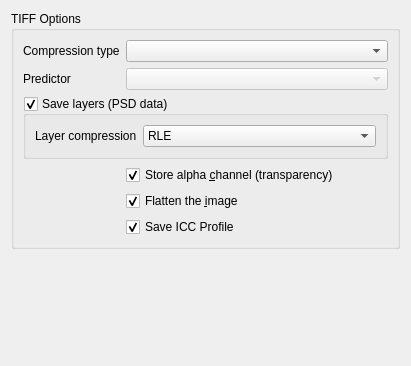
<?xml version="1.0" encoding="UTF-8"?>
<ui version="4.0">
 <author>
  SPDX-FileCopyrightText: 2021 L. E. Segovia &lt;amy@amyspark.me&gt;
  SPDX-License-Identifier: GPL-3.0-or-later
 </author>
 <class>KisWdgOptionsTIFF</class>
 <widget class="QWidget" name="KisWdgOptionsTIFF">
  <property name="geometry">
   <rect>
    <x>0</x>
    <y>0</y>
    <width>411</width>
    <height>366</height>
   </rect>
  </property>
  <property name="sizePolicy">
   <sizepolicy hsizetype="MinimumExpanding" vsizetype="MinimumExpanding">
    <horstretch>0</horstretch>
    <verstretch>0</verstretch>
   </sizepolicy>
  </property>
  <property name="minimumSize">
   <size>
    <width>411</width>
    <height>366</height>
   </size>
  </property>
  <property name="windowTitle">
   <string>TIFF Options</string>
  </property>
  <layout class="QVBoxLayout" name="verticalLayout">
   <item>
    <widget class="QGroupBox" name="tiffOptions">
     <property name="title">
      <string>TIFF Options</string>
     </property>
     <layout class="QFormLayout" name="formLayout">
      <item row="0" column="0">
       <widget class="QLabel" name="lblCompressionType">
        <property name="text">
         <string>Compression type</string>
        </property>
        <property name="wordWrap">
         <bool>false</bool>
        </property>
       </widget>
      </item>
      <item row="0" column="1">
       <widget class="QComboBox" name="kComboBoxCompressionType">
       </widget>
      </item>
      <item row="1" column="0">
       <widget class="QLabel" name="lblPredictor">
        <property name="text">
         <string comment="TIFF encoder options">Predictor</string>
        </property>
        <property name="wordWrap">
         <bool>false</bool>
        </property>
       </widget>
      </item>
      <item row="1" column="1">
       <widget class="QComboBox" name="kComboBoxPredictor">
        <property name="enabled">
         <bool>false</bool>
        </property>
        <property name="toolTip">
         <string>Using a predictor can improve the compression (mostly for LZW and deflate.)</string>
        </property>
        <property name="currentItem" stdset="0">
         <number>0</number>
        </property>
       </widget>
      </item>
      <item row="2" column="0" colspan="2">
       <widget class="QGroupBox" name="chkPhotoshop">
        <property name="title">
         <string>Save layers (PSD data)</string>
        </property>
        <property name="checkable">
         <bool>true</bool>
        </property>
        <layout class="QFormLayout" name="formLayout_5">
         <item row="0" column="0">
          <widget class="QLabel" name="label_4">
           <property name="text">
            <string>Layer compression</string>
           </property>
          </widget>
         </item>
         <item row="0" column="1">
          <widget class="QComboBox" name="kComboBoxPSDCompressionType">
           <property name="currentItem" stdset="0">
            <number>0</number>
           </property>
           <item>
            <property name="text">
             <string>RLE</string>
            </property>
           </item>
           <item>
            <property name="text">
             <string>ZIP</string>
            </property>
           </item>
          </widget>
         </item>
        </layout>
       </widget>
      </item>
      <item row="3" column="1">
       <widget class="QCheckBox" name="alpha">
        <property name="sizePolicy">
         <sizepolicy hsizetype="MinimumExpanding" vsizetype="Fixed">
          <horstretch>0</horstretch>
          <verstretch>0</verstretch>
         </sizepolicy>
        </property>
        <property name="minimumSize">
         <size>
          <width>277</width>
          <height>0</height>
         </size>
        </property>
        <property name="toolTip">
         <string>Disable to get smaller files if your image has no transparency</string>
        </property>
        <property name="whatsThis">
         <string>&lt;p&gt;The Portable Network Graphics (PNG) file format allows transparency in your image to be stored by saving an alpha channel.
You can uncheck the box if you are not using transparency and you want to make the resulting file smaller .&lt;br&gt;Always saving the alpha channel is recommended.&lt;/p&gt;</string>
        </property>
        <property name="text">
         <string>Store alpha &amp;channel (transparency)</string>
        </property>
        <property name="checked">
         <bool>true</bool>
        </property>
       </widget>
      </item>
      <item row="4" column="1">
       <widget class="QCheckBox" name="flatten">
        <property name="toolTip">
         <string>This option will merge all layers. It is advisable to check this option, otherwise other applications might not be able to read your file correctly.</string>
        </property>
        <property name="text">
         <string>Flatten the &amp;image</string>
        </property>
        <property name="checked">
         <bool>true</bool>
        </property>
       </widget>
      </item>
      <item row="5" column="1">
       <widget class="QCheckBox" name="chkSaveProfile">
        <property name="text">
         <string>Save ICC Profile</string>
        </property>
        <property name="checked">
         <bool>true</bool>
        </property>
       </widget>
      </item>
     </layout>
    </widget>
   </item>
   <item>
    <widget class="QStackedWidget" name="codecsOptionsStack">
     <property name="frameShape">
      <enum>QFrame::NoFrame</enum>
     </property>
     <property name="currentIndex">
      <number>0</number>
     </property>
     <widget class="QWidget" name="widget1">
      <layout class="QHBoxLayout">
       <property name="spacing">
        <number>0</number>
       </property>
       <property name="leftMargin">
        <number>0</number>
       </property>
       <property name="topMargin">
        <number>0</number>
       </property>
       <property name="rightMargin">
        <number>0</number>
       </property>
       <property name="bottomMargin">
        <number>0</number>
       </property>
       <item>
        <widget class="QFrame" name="frame4">
         <property name="frameShape">
          <enum>QFrame::NoFrame</enum>
         </property>
         <property name="frameShadow">
          <enum>QFrame::Plain</enum>
         </property>
        </widget>
       </item>
      </layout>
     </widget>
     <widget class="QWidget" name="widget2">
      <layout class="QHBoxLayout">
       <property name="spacing">
        <number>0</number>
       </property>
       <property name="leftMargin">
        <number>0</number>
       </property>
       <property name="topMargin">
        <number>0</number>
       </property>
       <property name="rightMargin">
        <number>0</number>
       </property>
       <property name="bottomMargin">
        <number>0</number>
       </property>
       <item>
        <widget class="QGroupBox" name="groupBoxJPEG">
         <property name="sizePolicy">
          <sizepolicy hsizetype="Minimum" vsizetype="Minimum">
           <horstretch>0</horstretch>
           <verstretch>0</verstretch>
          </sizepolicy>
         </property>
         <property name="title">
          <string>JPEG Compression Options</string>
         </property>
         <layout class="QFormLayout" name="formLayout_2">
          <item row="0" column="0">
           <widget class="QLabel" name="label">
            <property name="text">
             <string>Quality</string>
            </property>
            <property name="alignment">
             <set>Qt::AlignTop</set>
            </property>
            <property name="wordWrap">
             <bool>false</bool>
            </property>
           </widget>
          </item>
          <item row="0" column="1">
           <layout class="QGridLayout" name="gridLayout_3">
            <item row="0" column="0">
             <widget class="QLabel" name="lblSmallest">
              <property name="text">
               <string>Smallest</string>
              </property>
              <property name="wordWrap">
               <bool>false</bool>
              </property>
             </widget>
            </item>
            <item row="0" column="1">
             <widget class="QLabel" name="lblBest">
              <property name="text">
               <string>Best</string>
              </property>
              <property name="alignment">
               <set>Qt::AlignRight|Qt::AlignTrailing|Qt::AlignVCenter</set>
              </property>
              <property name="wordWrap">
               <bool>false</bool>
              </property>
             </widget>
            </item>
            <item row="1" column="0" colspan="2">
             <widget class="KisSliderSpinBox" name="qualityLevel">
              <property name="toolTip">
               <string>These settings determine how much information is lost during compression</string>
              </property>
              <property name="suffix">
               <string>%</string>
              </property>
              <property name="minimum">
               <number>0</number>
              </property>
              <property name="maximum">
               <number>100</number>
              </property>
              <property name="singleStep">
               <number>1</number>
              </property>
              <property name="value">
               <number>80</number>
              </property>
              <property name="pageStep" stdset="0">
               <number>1</number>
              </property>
             </widget>
            </item>
           </layout>
          </item>
         </layout>
        </widget>
       </item>
      </layout>
     </widget>
     <widget class="QWidget" name="widget3">
      <layout class="QVBoxLayout" name="verticalLayout_4">
       <property name="spacing">
        <number>0</number>
       </property>
       <property name="leftMargin">
        <number>0</number>
       </property>
       <property name="topMargin">
        <number>0</number>
       </property>
       <property name="rightMargin">
        <number>0</number>
       </property>
       <property name="bottomMargin">
        <number>0</number>
       </property>
       <item>
        <widget class="QGroupBox" name="groupBoxDeflate">
         <property name="sizePolicy">
          <sizepolicy hsizetype="Minimum" vsizetype="Minimum">
           <horstretch>0</horstretch>
           <verstretch>0</verstretch>
          </sizepolicy>
         </property>
         <property name="title">
          <string>Deflate Compression Options</string>
         </property>
         <layout class="QFormLayout" name="formLayout_3">
          <item row="0" column="0">
           <widget class="QLabel" name="label_2">
            <property name="toolTip">
             <string>Note: the compression level does not change the quality of the result</string>
            </property>
            <property name="whatsThis">
             <string>&lt;p&gt;Adjust the compression time. Better compression takes longer.
&lt;br&gt;Note: the compression level does not change the quality of the result.&lt;/p&gt;</string>
            </property>
            <property name="text">
             <string>Compress:</string>
            </property>
            <property name="alignment">
             <set>Qt::AlignTop</set>
            </property>
            <property name="wordWrap">
             <bool>false</bool>
            </property>
           </widget>
          </item>
          <item row="0" column="1">
           <layout class="QGridLayout" name="gridLayout_4">
            <item row="0" column="0">
             <widget class="QLabel" name="lblFast">
              <property name="whatsThis">
               <string>&lt;p&gt;Adjust the compression time. Better compression takes longer.
&lt;br&gt;Note: the compression level does not change the quality of the result.&lt;/p&gt;</string>
              </property>
              <property name="text">
               <string comment="save the file quickly, but do not compress very well">Fast</string>
              </property>
              <property name="wordWrap">
               <bool>false</bool>
              </property>
             </widget>
            </item>
            <item row="0" column="1">
             <widget class="QLabel" name="lblSmall">
              <property name="whatsThis">
               <string>&lt;p&gt;Adjust the compression time. Better compression takes longer.
&lt;br&gt;Note: the compression level does not change the quality of the result.&lt;/p&gt;</string>
              </property>
              <property name="text">
               <string comment="make the file small, at the price of a longer saving time">Small</string>
              </property>
              <property name="alignment">
               <set>Qt::AlignRight|Qt::AlignTrailing|Qt::AlignVCenter</set>
              </property>
              <property name="wordWrap">
               <bool>false</bool>
              </property>
             </widget>
            </item>
            <item row="1" column="0" colspan="2">
             <widget class="KisSliderSpinBox" name="compressionLevelDeflate">
              <property name="toolTip">
               <string>Note: the compression level does not change the quality of the result</string>
              </property>
              <property name="whatsThis">
               <string>&lt;p&gt;Adjust the compression time. Better compression takes longer.
&lt;br&gt;Note: the compression level does not change the quality of the result.&lt;/p&gt;</string>
              </property>
              <property name="minimum">
               <number>1</number>
              </property>
              <property name="maximum">
               <number>9</number>
              </property>
              <property name="value">
               <number>6</number>
              </property>
              <property name="pageStep" stdset="0">
               <number>1</number>
              </property>
             </widget>
            </item>
           </layout>
          </item>
         </layout>
        </widget>
       </item>
      </layout>
     </widget>
     <widget class="QWidget" name="widget5">
      <layout class="QVBoxLayout">
       <property name="spacing">
        <number>0</number>
       </property>
       <property name="leftMargin">
        <number>0</number>
       </property>
       <property name="topMargin">
        <number>0</number>
       </property>
       <property name="rightMargin">
        <number>0</number>
       </property>
       <property name="bottomMargin">
        <number>0</number>
       </property>
       <item>
        <widget class="QGroupBox" name="groupBoxPixarLog">
         <property name="sizePolicy">
          <sizepolicy hsizetype="Minimum" vsizetype="Minimum">
           <horstretch>0</horstretch>
           <verstretch>0</verstretch>
          </sizepolicy>
         </property>
         <property name="title">
          <string>Pixar Log Compression Options</string>
         </property>
         <layout class="QFormLayout" name="formLayout_4">
          <item row="0" column="0">
           <widget class="QLabel" name="label_3">
            <property name="toolTip">
             <string>Note: the compression level does not change the quality of the result</string>
            </property>
            <property name="whatsThis">
             <string>&lt;p&gt;Adjust the compression time. Better compression takes longer.
&lt;br&gt;Note: the compression level does not change the quality of the result.&lt;/p&gt;</string>
            </property>
            <property name="text">
             <string>Compress:</string>
            </property>
            <property name="alignment">
             <set>Qt::AlignTop</set>
            </property>
            <property name="wordWrap">
             <bool>false</bool>
            </property>
           </widget>
          </item>
          <item row="0" column="1">
           <layout class="QGridLayout" name="gridLayout_5">
            <item row="0" column="0">
             <widget class="QLabel" name="lblFast_2">
              <property name="whatsThis">
               <string>&lt;p&gt;Adjust the compression time. Better compression takes longer.
&lt;br&gt;Note: the compression level does not change the quality of the result.&lt;/p&gt;</string>
              </property>
              <property name="text">
               <string comment="save quickly, but do not compress a lot">Fast</string>
              </property>
              <property name="wordWrap">
               <bool>false</bool>
              </property>
             </widget>
            </item>
            <item row="0" column="1">
             <widget class="QLabel" name="lblSmall_2">
              <property name="whatsThis">
               <string>&lt;p&gt;Adjust the compression time. Better compression takes longer.
&lt;br&gt;Note: the compression level does not change the quality of the result.&lt;/p&gt;</string>
              </property>
              <property name="text">
               <string comment="make a very small file, but take a long time saving">Small</string>
              </property>
              <property name="alignment">
               <set>Qt::AlignRight|Qt::AlignTrailing|Qt::AlignVCenter</set>
              </property>
              <property name="wordWrap">
               <bool>false</bool>
              </property>
             </widget>
            </item>
            <item row="1" column="0" colspan="2">
             <widget class="KisSliderSpinBox" name="compressionLevelPixarLog">
              <property name="toolTip">
               <string>Note: the compression level does not change the quality of the result</string>
              </property>
              <property name="whatsThis">
               <string>&lt;p&gt;Adjust the compression time. Better compression takes longer.
&lt;br&gt;Note: the compression level does not change the quality of the result.&lt;/p&gt;</string>
              </property>
              <property name="minimum">
               <number>1</number>
              </property>
              <property name="maximum">
               <number>9</number>
              </property>
              <property name="value">
               <number>6</number>
              </property>
              <property name="pageStep" stdset="0">
               <number>1</number>
              </property>
             </widget>
            </item>
           </layout>
          </item>
         </layout>
        </widget>
       </item>
      </layout>
     </widget>
    </widget>
   </item>
   <item>
    <spacer name="verticalSpacer">
     <property name="orientation">
      <enum>Qt::Vertical</enum>
     </property>
     <property name="sizeType">
      <enum>QSizePolicy::Expanding</enum>
     </property>
     <property name="sizeHint" stdset="0">
      <size>
       <width>20</width>
       <height>16</height>
      </size>
     </property>
    </spacer>
   </item>
  </layout>
 </widget>
 <customwidgets>
  <customwidget>
   <class>KisSliderSpinBox</class>
   <extends>QSpinBox</extends>
   <header location="global">kis_slider_spin_box.h</header>
  </customwidget>
 </customwidgets>
 <tabstops>
  <tabstop>kComboBoxCompressionType</tabstop>
  <tabstop>kComboBoxPredictor</tabstop>
  <tabstop>alpha</tabstop>
  <tabstop>flatten</tabstop>
  <tabstop>qualityLevel</tabstop>
  <tabstop>compressionLevelDeflate</tabstop>
  <tabstop>compressionLevelPixarLog</tabstop>
 </tabstops>
 <resources/>
 <connections/>
</ui>
